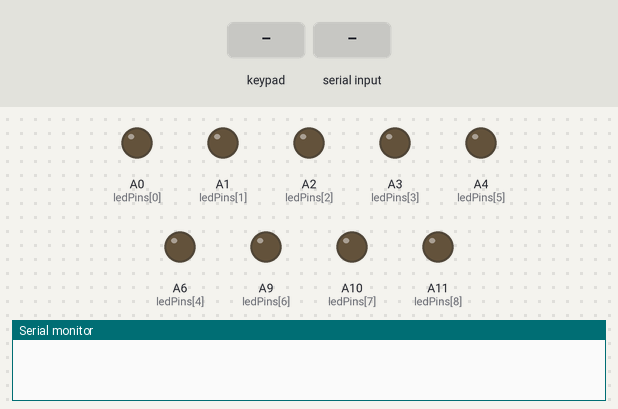
This sketch was run on a simulated Arduino Mega 2560, built with avr-gcc and run on an emulated ATmega2560. Parts: output pins drawn as LEDs (lit = HIGH), the last lines printed to the serial monitor. Dashed ring = blinking. The test bench sets the inputs (shaded band).

Above: at 1.2 s.
1.3 s: keypad keys 2 3 2 5 2 7 2 9 pressed 0.4 s apart
At 2.7 s:
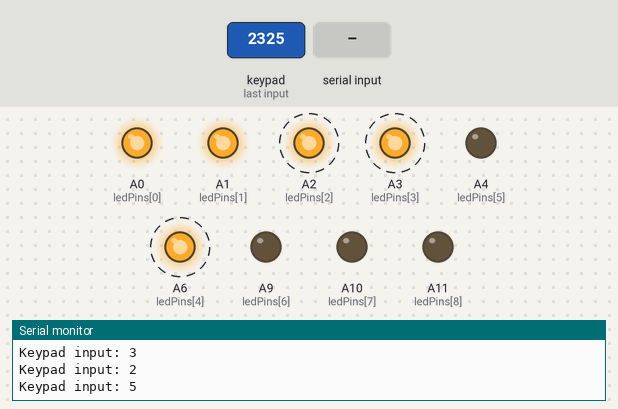
6.0 s: key '8' pressed
At 6.3 s:
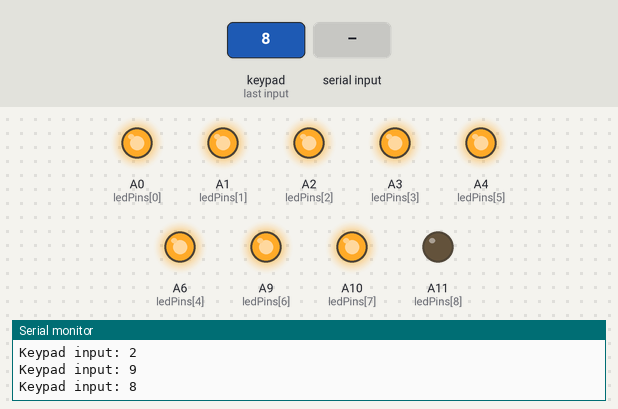
7.5 s: keypad keys 3 1 3 3 3 5 3 7 = pressed 0.4 s apart
At 10.8 s:
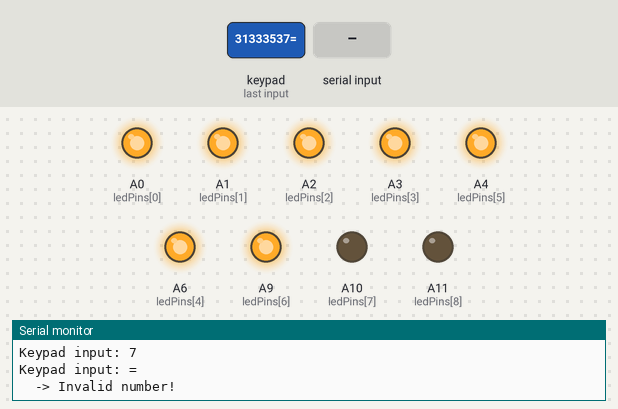
12.6 s: key '4' pressed
At 13.7 s:
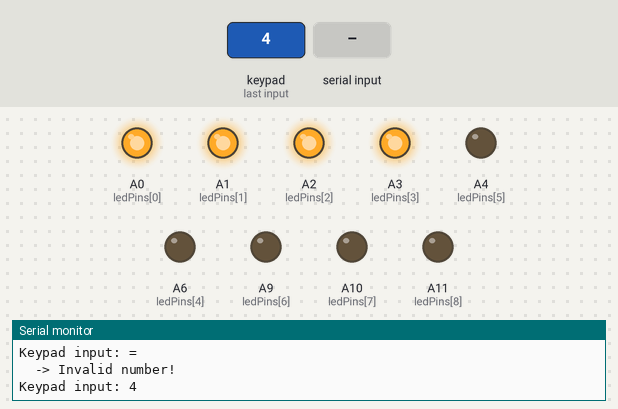
14.1 s: key '6' pressed
At 14.8 s:
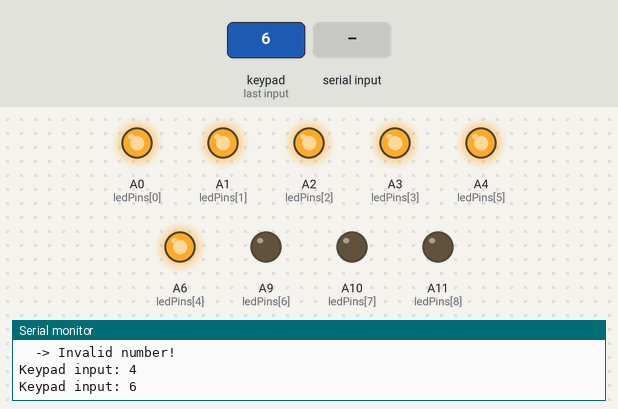
15.6 s: "90,45\n" received over Serial
At 16.2 s:
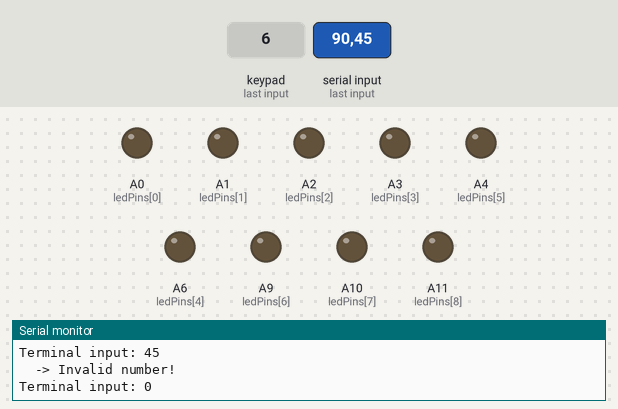
Timing chart, 0 to 18.3 s (numbered marks = the images above; inputs shaded):
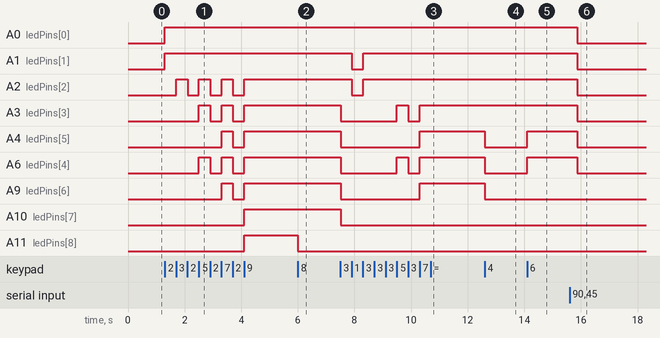

The sketch:

MicroLab_02.ino
```cpp
#include <Keypad.h>
#include <String.h>

const byte ROWS = 4;
const byte COLS = 4;
char keys[ROWS][COLS] = {
  {'7','8','9','÷'},
  {'4','5','6','×'},
  {'1','2','3','-'},
  {'C','0','=','+'}
};
byte rowPins[ROWS] = {23, 25, 27, 29};
byte colPins[COLS] = {31, 33, 35, 37};
Keypad keypad = Keypad(makeKeymap(keys), rowPins, colPins, ROWS, COLS);

int ledPins[9] = {A0, A1, A2, A3, A6, A4, A9, A10, A11};

void setup() {
  Serial.begin(9600);
  Serial.setTimeout(250);

  for (int i=0; i<9; i++)
    pinMode(ledPins[i], OUTPUT);
}

void setLED(int number) {
  if (number > 9 || number < 0)
      Serial.println("  -> Invalid number!");
  else
    for (int i=0; i<9; i++)
      if (i < number)
        digitalWrite(ledPins[i], HIGH);
      else
        digitalWrite(ledPins[i], LOW);
}

void loop() {
  if (Serial.available() > 0) {
    int number = Serial.parseInt();
    Serial.print("Terminal input: ");
    Serial.println(number);
    setLED(number);
  }
  else {
    char key = keypad.getKey();
    if (key) {
      Serial.print("Keypad input: ");
      Serial.println(key);
      setLED(key - '0');
    }
  }
}
```

Measured:
- after the input at 1.3 s, A0 (ledPins[0]), A1 (ledPins[1]): LOW → HIGH at once
- after the input at 6.0 s, A11 (ledPins[8]): HIGH → LOW at once
- after the input at 7.5 s, A1 (ledPins[1]), A2 (ledPins[2]): HIGH → LOW after 0.41 s, → HIGH 0.39 s later; A3 (ledPins[3]), A6 (ledPins[4]): HIGH → LOW at once, → HIGH 2.0 s later, → LOW 0.40 s later, → HIGH 0.40 s later; A4 (ledPins[5]), A9 (ledPins[6]): HIGH → LOW at once, → HIGH 2.8 s later; A10 (ledPins[7]): HIGH → LOW at once
- after the input at 12.6 s, A4 (ledPins[5]), A6 (ledPins[4]), A9 (ledPins[6]): HIGH → LOW at once
- after the input at 14.1 s, A4 (ledPins[5]), A6 (ledPins[4]): LOW → HIGH at once
- after the input at 15.6 s, A0 (ledPins[0]), A1 (ledPins[1]), A2 (ledPins[2]), A3 (ledPins[3]), A4 (ledPins[5]), A6 (ledPins[4]): HIGH → LOW after 0.27 s
